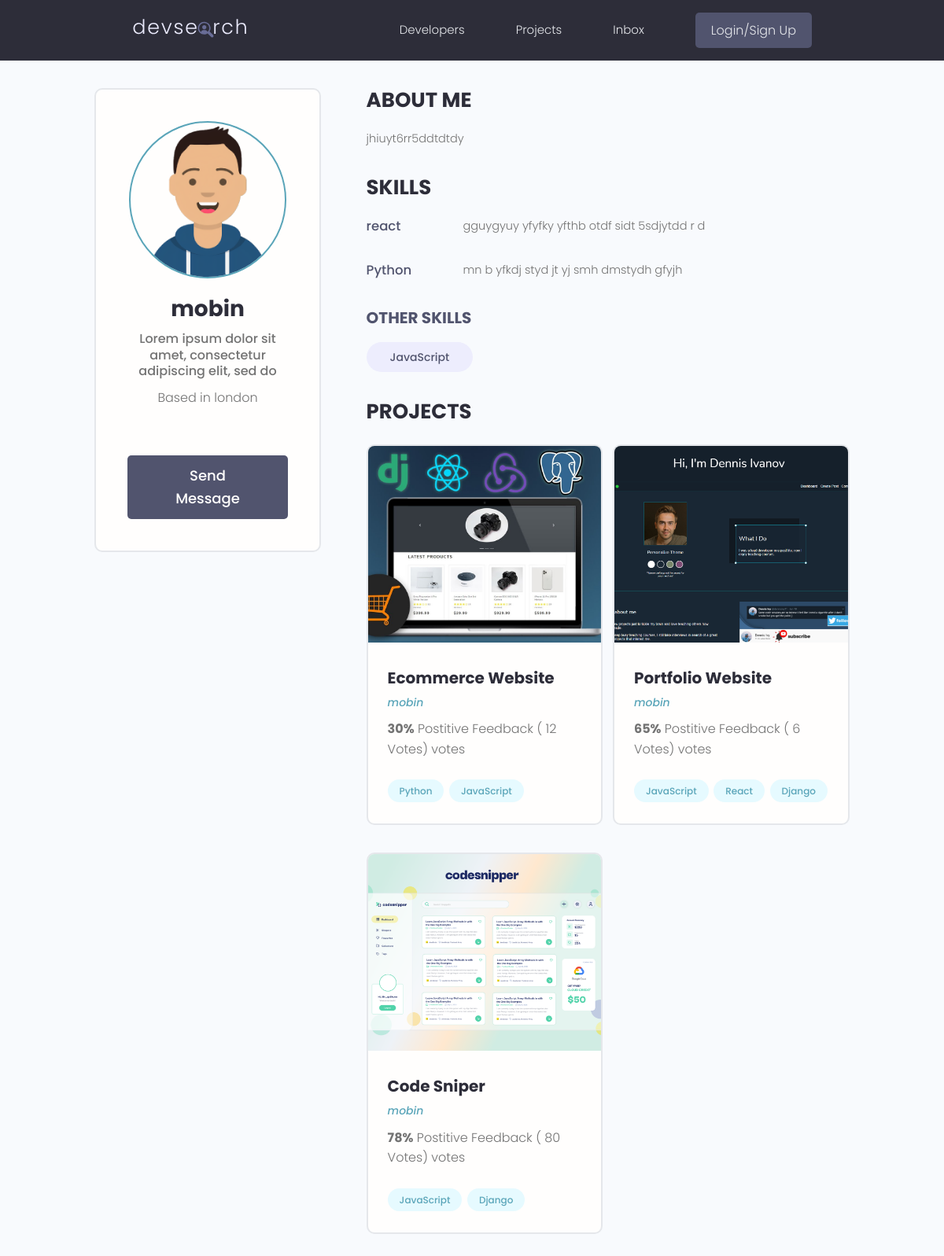
The page /profile/f616062e-334f-4be3-b84a-19b57c0f31d5 on the database its author committed.
### users/models.py (models this page shows, shortened)
class Profile(models.Model):
    user = models.OneToOneField(User, on_delete=models.CASCADE, null=True, blank=True,)
    name = models.CharField(max_length=200, null=True, blank=True)
    email = models.EmailField(max_length=500 , null=True, blank=True )
    username = models.CharField(max_length=200, null=True, blank=True)
    location = models.CharField(max_length=200, null=True, blank=True)
    short_intro = models.CharField(max_length=500, null=True, blank=True)
    bio = models.TextField(null=True, blank=True)
    profile_image = models.ImageField(null=True, blank=True,
                                      upload_to= 'profiles/', default='profiles/user-default.png')
    social_github = models.CharField(max_length=200, null=True, blank=True)
    social_twiiter =models.CharField(max_length=200, null=True, blank=True)
    social_linkedin =models.CharField(max_length=200, null=True, blank=True)
    social_youtube = models.CharField(max_length=200, null=True, blank=True)
    social_website = models.CharField(max_length=200, null=True, blank=True)
    created = models.DateField(auto_now_add=True)
    id = models.UUIDField(default=uuid.uuid4, unique=True,
                           primary_key= True, editable= False)

class Skill (models.Model):
    owner = models.ForeignKey(Profile, on_delete=models.CASCADE, null= True, blank=True,)
    name = models.CharField(max_length=200, null=True, blank=True)
    description = models.TextField(null=True, blank=True)
    created = models.DateField(auto_now_add=True)
    id = models.UUIDField(default=uuid.uuid4, unique=True,
                           primary_key= True, editable= False)
    def __str__(self):
        return str(self.name)

### projects/models.py (models this page shows, shortened)
class project(models.Model):
    owner = models.ForeignKey(
        Profile, null=True, blank= True, on_delete=models.SET_NULL)
    title = models.CharField(max_length= 200 )
    description = models.TextField(null= True , blank= True)
    featured_image = models.ImageField(null= True , blank= True , default= "default.jpg" )
    demo_link = models.CharField(max_length= 2000, null= True , blank= True)
    source_link = models.CharField(max_length= 2000, null= True , blank= True)
    tag = models.ManyToManyField('tag', blank=True)
    vote_total = models.IntegerField( default= 0 , blank= True, null= True)
    vote_ratio = models.IntegerField( default= 0 ,blank= True, null= True )
    created = models.DateField(auto_now_add=True)
    id = models.UUIDField(default=uuid.uuid4, unique=True, primary_key= True, editable= False)

class tag(models.Model):
    name = models.CharField(max_length= 200 )
    created = models.DateField(auto_now_add=True)
    id = models.UUIDField(default=uuid.uuid4, unique=True, primary_key= True, editable= False)
    def __str__(self):
        return self.name

### users/views.py (the view)
# urls.py: path('profile/<str:pk>', views.userProfile, name='user-profile'),
def userProfile(request,pk):
    profile = Profile.objects.get(id=pk)
    topSkills = profile.skill_set.exclude(description__exact="")
    otherSkills = profile.skill_set.filter(description="")
    context = {'profile': profile, 'topSkills': topSkills, 'otherSkills':otherSkills}
    return render (request, 'users/user-profile.html' , context)

### users/templates/users/user-profile.html (shortened to what this page needs)
{% extends 'main.html' %}
{% block content %}
  <main class="profile my-md">
    <div class="container">
      <div class="layout">
        <div class="column column--1of3">
          <div class="card text-center">
            <div class="card__body dev">
              <img class="avatar avatar--xl" src="{{ profile.profile_image.url }}" />
              <h2 class="dev__name">{{profile.name}}</h2>
              <p class="dev__title">{{profile.short_intro}}</p>
              <p class="dev__location">Based in {{profile.location}}</p>
              <a href="#" class="btn btn--sub btn--lg">Send Message </a>
            </div>
          </div>
        </div>
        <div class="column column--2of3">
          <div class="devInfo">
            <h3 class="devInfo__title">About me</h3>
            <p class="devInfo__about"> {{ profile.bio }} </p>
          </div>
          <div class="devInfo">
            <h3 class="devInfo__title">Skills</h3>
            <div class="devInfo__skills">
              {% for skill in topSkills %}
              <div class="devSkill">
                <h4 class="devSkill__title">{{skill.name}}</h4>
                <p class="devSkill__info"> {{ skill.description }} </p>
              </div>
              {% endfor %}
              <h3 class="devInfo__subtitle">Other Skills</h3>
              <div class="devInfo__otherSkills">
                {% for skill in otherSkills %}
                <span class="tag tag--pill tag--sub tag--lg">
                  <small>{{ skill }}</small>
                </span>
                {% endfor %}
              </div>
            </div>
          </div>
          <div class="devInfo">
            <h3 class="devInfo__title">Projects</h3>
            <div class="grid grid--two">
              {% for project in profile.project_set.all %}
              <div class="column">
                <div class="card project">
                  <a href="{% url 'project' project.id %}" class="project">
                    <img class="project__thumbnail" src="{{project.featured_image.url}}" alt="project thumbnail" />
                    <div class="card__body">
                      <h3 class="project__title">{{ project.title }}</h3>
                      <p><a class="project__author" href="{% url 'user-profile' project.owner.id %}">{{project.owner.name}}</a></p>
                      <p class="project--rating">
                        <span style="font-weight: bold;">{{project.vote_ratio}}%</span> Postitive
                        Feedback ( {{project.vote_total}} Votes) vote{{project.vote_total | pluralize:'s'}}
                      </p>
                      <div class="project__tags">
                        {% for tag in project.tag.all %}
                        <span class="tag tag--pill tag--main">
                          <small>{{tag}}</small>
                        </span>
                        {% endfor %}
                      </div>
                    </div>
                  </a>
                </div>
              </div>
              {% endfor %}
            </div>
          </div>
        </div>
      </div>
    </div>
  </main>
{% endblock content %}

### static/styles/app.css (style rules this page uses)
:root { --color-sub: #2d2d39; }
.btn--sub { background-color: var(--color-sub-light); }
.card { border: 2px solid var(--color-light); }
img { width: 100%; }
.profile .card > .dev { padding: 4rem; }
.dev__name { color: var(--color-sub); font-size: 2.8rem; font-weight: 700; margin-top: 1rem; margin-bottom: 0.5rem; }
.dev__title { font-size: 1.6rem; font-weight: 500; line-height: 1.3; }
.dev__location { margin-top: 1rem; }
.devInfo { margin-bottom: 3rem; }
.devInfo__title, .devInfo__subtitle { font-size: 2.6rem; color: var(--color-sub); text-transform: uppercase; font-weight: 700; margin-bottom: 1.5rem; }
.devInfo__subtitle { font-size: 2rem; color: var(--color-sub-light); }
.devInfo__about, .devSkill__info { font-size: 1.45rem; line-height: 1.7; text-align: justify; }
.devSkill { margin-bottom: 3rem; }
.devSkill__title { font-size: 1.65rem; font-weight: 500; color: var(--color-sub-light); }
@media screen and (min-width: 700px) { .devSkill { display: flex; justify-content: space-between; gap: 3rem; } }
@media screen and (min-width: 700px) { .devSkill__info { flex-basis: 80%; } }
.project__author { font-size: 1.4rem; font-style: italic; }
.project--rating { margin-bottom: 1.6em; margin-top: .5em; }
.project__thumbnail { height: 25rem; object-fit: cover; object-position: top center; }
.project__title { font-size: 2rem; font-weight: 700; color: var(--color-sub); }

### static/uikit/styles/modules/_variables.css (style rules this page uses)
:root { --color-main: #5aa5b9; --color-main-light: #e6faff; --color-sub: #3f4156; --color-sub-light: #51546e; --color-sub-lighter: #ededfd; --color-text: #737373; --color-gray: #8b8b8b; --color-light: #e5e7eb; --color-light-gray: #767676; --color-bg: #f8fafd; --color-white: #fffefd; --color-white-light: #f3f3f3; --color-success: #359e64; --color-success-bg: #def8e8; --color-error: #fc4b0b; --color-error-bg: #fff2ee; --font-base: 'Poppins', arial, helvetica, 'Segoe UI', roboto, ubuntu, sans-serif; --font-monospace: 'Fira Code', 'Courier New', courier, monospace; --font-regular: 300; --font-medium: 500; --font-bold: 700; --generic-shadow: 1px 1px 5px #00000010; --generic-transition: all 0.3s ease-in-out; }

### static/uikit/styles/modules/_base.css (style rules this page uses)
* { margin: 0; padding: 0; box-sizing: border-box; text-rendering: optimizeLegibility; color: inherit; font-size: inherit; }
html { font-size: 50%; }
@media only screen and (min-width: 480px) { html { font-size: 56.25%; } }
@media only screen and (min-width: 1200px) { html { font-size: 62.5%; } }
body { line-height: 1.6; font-weight: 400; font-size: 1.5rem; color: var(--color-text); background-color: var(--color-bg); min-height: 100vh; }

### static/uikit/styles/modules/_typography.css (style rules this page uses)
* { font-family: var(--font-base); }
h2 { font-size: 3.6rem; font-weight: var(--font-bold); }
h3 { font-size: 3.2rem; font-weight: var(--font-medium); }
h4 { font-size: 2.8rem; font-weight: var(--font-medium); }
p, span, strong { font-size: 1.6rem; color: var(--color-text); font-weight: var(--font-regular); }
a { padding-bottom: 2px; text-decoration: none; display: inline-block; color: var(--color-main); font-weight: var(--font-medium); }

### static/uikit/styles/modules/_utilities.css (style rules this page uses)
.container { width: 92%; max-width: 165rem; margin: 0 auto; box-sizing: border-box; }
@media screen and (min-width: 1000px) { .container { width: 90%; } }
@media screen and (min-width: 1200px) { .container { width: 80%; } }
.text-center { text-align: center; }
.my-md { margin: 3rem auto; }

### static/uikit/styles/modules/_avatar.css (style rules this page uses)
.avatar { border-radius: 50%; border: 2px solid var(--color-main); object-fit: cover; }
.avatar--xl { height: 20rem; width: 20rem; }

### static/uikit/styles/modules/_button.css (style rules this page uses)
.btn { display: inline-block; position: relative; cursor: pointer; background-color: var(--color-light); font-weight: var(--font-medium); color: var(--color-sub); text-decoration: none; padding: 1rem 2rem; border-radius: 0.5rem; border: none; width: -webkit-fit-content; width: -moz-fit-content; width: fit-content; height: -webkit-fit-content; height: -moz-fit-content; height: fit-content; font-size: 1.6rem; outline-width: 0; outline-color: transparent; -webkit-backface-visibility: hidden; backface-visibility: hidden; transition: all 0.3s ease-in-out; }
.btn--sub { background-color: var(--color-sub); color: var(--color-white); }
.btn--lg { font-size: 1.8rem; padding: 1.2rem 4.5rem; }

### static/uikit/styles/modules/_card.css (style rules this page uses)
.card { border-radius: 1rem; background-color: var(--color-white); border: 1.5px solid var(--color-light); width: auto; height: auto; margin-top: 0.5rem; margin-bottom: 0.5rem; overflow: hidden; }
.card__body, .card__header { padding: 2rem 2.5rem; }

### rows shown on the page
Profile: profile_image (picture), name "mobin", short_intro "Lorem ipsum dolor sit amet, consectetur adipiscing elit, sed do", location "london", bio "jhiuyt6rr5ddtdtdy"
Skill: name "react", description "gguygyuy yfyfky yfthb otdf sidt 5sdjytdd r d"
Skill: name "Python", description "mn b yfkdj styd jt yj smh dmstydh gfyjh"
Skill: name "JavaScript"
project: featured_image (picture), title "Ecommerce Website", owner.name "mobin", vote_ratio "30", vote_total "12", vote_total|pluralize "s"
tag: name "Python"
tag: name "JavaScript"
project: featured_image (picture), title "Portfolio Website", owner.name "mobin", vote_ratio "65", vote_total "6", vote_total|pluralize "s"
tag: name "React"
tag: name "Django"
project: featured_image (picture), title "Code Sniper", owner.name "mobin", vote_ratio "78", vote_total "80", vote_total|pluralize "s"
